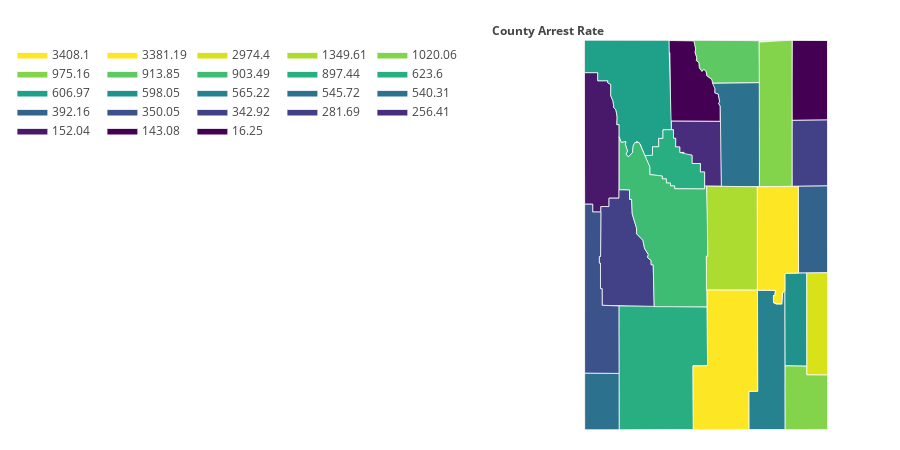

Here is the notebook cell this chart was saved with:
### Code cell
########juvenile arrest rates chloropleth#########
display(HTML('<h1>Juvenile Arrest Rates for {}</h1>'.format(YEAR)))
display(HTML(juvenile_arrests[['Total Incidents','Population 11-17','Rate']].loc[idx[:,YEAR:YEAR], :].to_html()))
arrest_values = []
for county in counties:
    #print('county: {} with value: {}'.format(county,juvenile_arrests[['Total Incidents','Population 11-17','Rate']].loc[idx[county,YEAR:YEAR], :]['Rate'][0]))
    arrest_values.append(juvenile_arrests[['Total Incidents','Population 11-17','Rate']].loc[idx[county,YEAR:YEAR], :]['Rate'][0])
# print(len(values))
# print(len(fips))
# print(fips)
# print(values)

fig = ff.create_choropleth(
    fips=fips, values=arrest_values,
    scope=['Wyoming'], county_outline={'color': 'rgb(255,255,255)', 'width': 0.75},
    legend_title='County Arrest Rate'
)
fig['layout']['legend'].update({'x': -.2,'orientation':'h'})
fig['layout']['annotations'][0].update({'x': -0.12, 'xanchor': 'left'})
# print(dir(fig['layout']['legend']))
# print(str(fig['layout']['legend']))
pl.offline.iplot(fig, filename='arrest_rates_choropleth_wyoming')

### Figure 1 — Plotly figure (JSON) as saved in the notebook; plotly's stock layout.template omitted (floating-point values rounded to 4 significant figures)
{"data": [{"fill": "toself", "fillcolor": "rgb(68, 1, 84)", "hoverinfo": "none", "line": {"color": "rgb(255,255,255)", "width": 0.75}, "mode": "lines", "name": "16.25", "type": "scatter", "uid": "304703c8-a66d-11e8-b18b-1cb72cb0a3d7", "x": [-108.6, -107.9, -107.8, -107.9, -107.8, -107.8, -107.8, -107.7, -107.7, -107.6, -107.5, -107.5, -107.4, -107.3, -107.3, -107.2, -107.2, -107.2, -107.1, -107.1, -108.6, -108.6, -108.6, -108.6, null], "y": [45.0, 44.99, 44.91, 44.87, 44.82, 44.79, 44.77, 44.72, 44.68, 44.7, 44.68, 44.63, 44.6, 44.5, 44.46, 44.45, 44.37, 44.35, 44.32, 44.17, 44.17, 44.87, 44.87, 45.0, null]}, {"fill": "toself", "fillcolor": "rgb(68, 1, 84)", "hoverinfo": "none", "line": {"color": "rgb(255,255,255)", "width": 0.75}, "mode": "lines", "name": "143.08", "type": "scatter", "uid": "304703c9-a66d-11e8-b18b-1cb72cb0a3d7", "x": [-105.1, -105.1, -104.1, -104.1, -105.1, -105.1, null], "y": [44.54, 45.0, 45.0, 44.18, 44.18, 44.54, null]}, {"fill": "toself", "fillcolor": "rgb(72, 24, 106)", "hoverinfo": "none", "line": {"color": "rgb(255,255,255)", "width": 0.75}, "mode": "lines", "name": "152.04", "type": "scatter", "uid": "304703ca-a66d-11e8-b18b-1cb72cb0a3d7", "x": [-111.1, -110.7, -110.7, -110.4, -110.4, -110.3, -110.3, -110.2, -110.2, -110.1, -110.1, -110.1, -110.1, -110.1, -110.3, -110.3, -110.6, -110.6, -110.8, -110.8, -111.0, -111.1, null], "y": [44.67, 44.67, 44.58, 44.58, 44.56, 44.54, 44.43, 44.37, 44.31, 44.28, 44.21, 44.13, 44.13, 43.38, 43.38, 43.29, 43.29, 43.24, 43.24, 43.32, 43.32, 44.67, null]}, {"fill": "toself", "fillcolor": "rgb(71, 45, 123)", "hoverinfo": "none", "line": {"color": "rgb(255,255,255)", "width": 0.75}, "mode": "lines", "name": "256.41", "type": "scatter", "uid": "304703cb-a66d-11e8-b18b-1cb72cb0a3d7", "x": [-108.6, -107.1, -107.1, -107.6, -107.6, -107.7, -107.7, -108.0, -108.0, -108.2, -108.2, -108.2, -108.3, -108.3, -108.4, -108.4, -108.5, -108.5, -108.6, -108.6, null], "y": [44.17, 44.17, 43.5, 43.5, 43.65, 43.65, 43.73, 43.73, 43.82, 43.82, 43.83, 43.85, 43.85, 43.9, 43.9, 43.99, 43.99, 44.08, 44.08, 44.17, null]}, {"fill": "toself", "fillcolor": "rgb(66, 64, 134)", "hoverinfo": "none", "line": {"color": "rgb(255,255,255)", "width": 0.75}, "mode": "lines", "name": "281.69", "type": "scatter", "uid": "304703cc-a66d-11e8-b18b-1cb72cb0a3d7", "x": [-105.1, -105.1, -104.1, -104.1, -105.1, -105.1, null], "y": [43.97, 44.18, 44.18, 43.5, 43.5, 43.97, null]}, {"fill": "toself", "fillcolor": "rgb(66, 64, 134)", "hoverinfo": "none", "line": {"color": "rgb(255,255,255)", "width": 0.75}, "mode": "lines", "name": "342.92", "type": "scatter", "uid": "304703cd-a66d-11e8-b18b-1cb72cb0a3d7", "x": [-110.6, -110.6, -110.6, -110.3, -110.3, -110.1, -110.1, -109.8, -109.8, -109.7, -109.7, -109.6, -109.6, -109.4, -109.3, -109.2, -109.2, -109.1, -109.1, -109.1, -109.0, -110.5, -110.5, -110.6, -110.6, -110.6, -110.6, null], "y": [42.78, 42.78, 43.29, 43.29, 43.38, 43.38, 43.46, 43.46, 43.37, 43.37, 43.22, 43.07, 43.01, 42.95, 42.86, 42.8, 42.77, 42.74, 42.69, 42.69, 42.26, 42.28, 42.45, 42.45, 42.71, 42.71, 42.78, null]}, {"fill": "toself", "fillcolor": "rgb(59, 82, 139)", "hoverinfo": "none", "line": {"color": "rgb(255,255,255)", "width": 0.75}, "mode": "lines", "name": "350.05", "type": "scatter", "uid": "304703ce-a66d-11e8-b18b-1cb72cb0a3d7", "x": [-111.0, -111.0, -110.8, -110.8, -110.6, -110.6, -110.6, -110.6, -110.6, -110.6, -110.5, -110.5, -110.1, -110.0, -111.0, -111.0, null], "y": [42.15, 43.32, 43.32, 43.24, 43.24, 42.78, 42.78, 42.71, 42.71, 42.45, 42.45, 42.28, 42.27, 41.58, 41.58, 42.15, null]}, {"fill": "toself", "fillcolor": "rgb(51, 99, 141)", "hoverinfo": "none", "line": {"color": "rgb(255,255,255)", "width": 0.75}, "mode": "lines", "name": "392.16", "type": "scatter", "uid": "304703cf-a66d-11e8-b18b-1cb72cb0a3d7", "x": [-104.9, -104.1, -104.1, -104.9, -104.9, null], "y": [43.5, 43.5, 42.61, 42.61, 43.5, null]}, {"fill": "toself", "fillcolor": "rgb(44, 114, 142)", "hoverinfo": "none", "line": {"color": "rgb(255,255,255)", "width": 0.75}, "mode": "lines", "name": "540.31", "type": "scatter", "uid": "304703d0-a66d-11e8-b18b-1cb72cb0a3d7", "x": [-111.0, -111.0, -110.0, -110.0, -111.0, -111.0, null], "y": [41.16, 41.58, 41.58, 41.0, 41.0, 41.16, null]}, {"fill": "toself", "fillcolor": "rgb(44, 114, 142)", "hoverinfo": "none", "line": {"color": "rgb(255,255,255)", "width": 0.75}, "mode": "lines", "name": "545.72", "type": "scatter", "uid": "304703d1-a66d-11e8-b18b-1cb72cb0a3d7", "x": [-107.4, -106.0, -106.0, -107.1, -107.1, -107.2, -107.2, -107.2, -107.3, -107.3, -107.4, null], "y": [44.56, 44.56, 43.49, 43.49, 44.32, 44.35, 44.37, 44.45, 44.46, 44.5, 44.56, null]}, {"fill": "toself", "fillcolor": "rgb(38, 130, 142)", "hoverinfo": "none", "line": {"color": "rgb(255,255,255)", "width": 0.75}, "mode": "lines", "name": "565.22", "type": "scatter", "uid": "304703d2-a66d-11e8-b18b-1cb72cb0a3d7", "x": [-106.3, -106.1, -106.1, -105.6, -105.6, -105.6, -105.6, -105.5, -105.4, -105.4, -105.3, -105.3, -106.3, -106.3, null], "y": [41.4, 41.4, 42.43, 42.43, 42.38, 42.38, 42.3, 42.29, 42.29, 42.4, 42.43, 41.0, 41.0, 41.4, null]}, {"fill": "toself", "fillcolor": "rgb(33, 145, 140)", "hoverinfo": "none", "line": {"color": "rgb(255,255,255)", "width": 0.75}, "mode": "lines", "name": "598.05", "type": "scatter", "uid": "304703d3-a66d-11e8-b18b-1cb72cb0a3d7", "x": [-105.3, -104.7, -104.7, -105.3, -105.3, null], "y": [42.61, 42.61, 41.65, 41.66, 42.61, null]}, {"fill": "toself", "fillcolor": "rgb(31, 160, 136)", "hoverinfo": "none", "line": {"color": "rgb(255,255,255)", "width": 0.75}, "mode": "lines", "name": "606.97", "type": "scatter", "uid": "304703d4-a66d-11e8-b18b-1cb72cb0a3d7", "x": [-111.1, -111.1, -108.6, -108.6, -108.8, -108.8, -108.9, -108.9, -109.1, -109.1, -109.3, -109.4, -109.5, -109.6, -109.7, -109.8, -109.9, -109.8, -109.9, -109.9, -110.0, -110.1, -110.1, -110.1, -110.1, -110.1, -110.2, -110.2, -110.3, -110.3, -110.4, -110.4, -110.7, -110.7, -111.1, -111.1, null], "y": [44.87, 45.0, 45.0, 44.08, 44.08, 43.99, 43.99, 43.9, 43.9, 43.82, 43.81, 43.93, 43.96, 43.92, 43.85, 43.8, 43.83, 43.86, 43.93, 43.96, 43.95, 44.01, 44.13, 44.13, 44.21, 44.28, 44.31, 44.37, 44.43, 44.54, 44.56, 44.58, 44.58, 44.67, 44.67, 44.87, null]}, {"fill": "toself", "fillcolor": "rgb(40, 174, 128)", "hoverinfo": "none", "line": {"color": "rgb(255,255,255)", "width": 0.75}, "mode": "lines", "name": "623.6", "type": "scatter", "uid": "304703d5-a66d-11e8-b18b-1cb72cb0a3d7", "x": [-110.1, -110.1, -107.5, -107.5, -107.9, -107.9, -110.0, -110.1, null], "y": [42.01, 42.27, 42.26, 41.66, 41.66, 41.0, 41.0, 42.01, null]}, {"fill": "toself", "fillcolor": "rgb(40, 174, 128)", "hoverinfo": "none", "line": {"color": "rgb(255,255,255)", "width": 0.75}, "mode": "lines", "name": "897.44", "type": "scatter", "uid": "304703d6-a66d-11e8-b18b-1cb72cb0a3d7", "x": [-109.3, -109.1, -109.1, -108.9, -108.9, -108.8, -108.8, -108.5, -108.5, -108.4, -108.4, -108.3, -108.3, -108.0, -108.0, -107.7, -107.7, -107.6, -107.6, -108.5, -108.5, -108.6, -108.6, -108.7, -108.7, -108.8, -108.8, -109.2, -109.2, -109.3, null], "y": [43.81, 43.82, 43.9, 43.9, 43.99, 43.99, 44.08, 44.08, 43.99, 43.99, 43.9, 43.9, 43.85, 43.82, 43.73, 43.73, 43.65, 43.65, 43.47, 43.47, 43.5, 43.5, 43.53, 43.53, 43.58, 43.58, 43.61, 43.62, 43.7, 43.81, null]}, {"fill": "toself", "fillcolor": "rgb(63, 188, 115)", "hoverinfo": "none", "line": {"color": "rgb(255,255,255)", "width": 0.75}, "mode": "lines", "name": "903.49", "type": "scatter", "uid": "304703d7-a66d-11e8-b18b-1cb72cb0a3d7", "x": [-110.1, -110.0, -109.9, -109.9, -109.8, -109.9, -109.8, -109.7, -109.7, -109.6, -109.5, -109.2, -109.2, -108.8, -108.8, -108.7, -108.7, -108.6, -108.6, -108.5, -108.5, -107.6, -107.6, -107.5, -107.5, -107.5, -107.5, -107.5, -109.0, -109.1, -109.1, -109.1, -109.2, -109.2, -109.3, -109.4, -109.6, -109.6, -109.7, -109.7, -109.8, -109.8, -110.1, -110.1, null], "y": [44.01, 43.95, 43.96, 43.93, 43.86, 43.83, 43.8, 43.85, 43.91, 43.95, 43.95, 43.7, 43.62, 43.61, 43.58, 43.58, 43.53, 43.53, 43.5, 43.5, 43.47, 43.47, 43.5, 43.5, 43.13, 42.78, 42.78, 42.26, 42.26, 42.69, 42.69, 42.74, 42.77, 42.8, 42.86, 42.95, 43.01, 43.07, 43.22, 43.37, 43.37, 43.46, 43.46, 44.01, null]}, {"fill": "toself", "fillcolor": "rgb(94, 201, 98)", "hoverinfo": "none", "line": {"color": "rgb(255,255,255)", "width": 0.75}, "mode": "lines", "name": "913.85", "type": "scatter", "uid": "304703d8-a66d-11e8-b18b-1cb72cb0a3d7", "x": [-107.9, -106.0, -106.0, -107.4, -107.4, -107.5, -107.5, -107.6, -107.7, -107.7, -107.8, -107.8, -107.8, -107.9, -107.9, -107.9, null], "y": [45.0, 44.99, 44.56, 44.56, 44.6, 44.63, 44.68, 44.7, 44.68, 44.72, 44.77, 44.79, 44.82, 44.87, 44.92, 45.0, null]}, {"fill": "toself", "fillcolor": "rgb(132, 212, 75)", "hoverinfo": "none", "line": {"color": "rgb(255,255,255)", "width": 0.75}, "mode": "lines", "name": "975.16", "type": "scatter", "uid": "304703d9-a66d-11e8-b18b-1cb72cb0a3d7", "x": [-106.0, -105.1, -105.1, -106.0, -106.0, null], "y": [44.98, 45.0, 43.5, 43.49, 44.98, null]}, {"fill": "toself", "fillcolor": "rgb(132, 212, 75)", "hoverinfo": "none", "line": {"color": "rgb(255,255,255)", "width": 0.75}, "mode": "lines", "name": "1020.06", "type": "scatter", "uid": "304703da-a66d-11e8-b18b-1cb72cb0a3d7", "x": [-105.3, -105.3, -104.7, -104.7, -104.1, -104.1, -105.3, -105.3, null], "y": [41.4, 41.66, 41.65, 41.57, 41.56, 41.0, 41.0, 41.4, null]}, {"fill": "toself", "fillcolor": "rgb(173, 220, 48)", "hoverinfo": "none", "line": {"color": "rgb(255,255,255)", "width": 0.75}, "mode": "lines", "name": "1349.61", "type": "scatter", "uid": "304703db-a66d-11e8-b18b-1cb72cb0a3d7", "x": [-107.5, -107.5, -107.5, -106.1, -106.1, -107.5, -107.5, null], "y": [42.78, 42.78, 43.5, 43.49, 42.43, 42.43, 42.78, null]}, {"fill": "toself", "fillcolor": "rgb(216, 226, 25)", "hoverinfo": "none", "line": {"color": "rgb(255,255,255)", "width": 0.75}, "mode": "lines", "name": "2974.4", "type": "scatter", "uid": "304703dc-a66d-11e8-b18b-1cb72cb0a3d7", "x": [-104.7, -104.1, -104.1, -104.7, -104.7, null], "y": [42.61, 42.61, 41.56, 41.57, 42.61, null]}, {"fill": "toself", "fillcolor": "rgb(253, 231, 37)", "hoverinfo": "none", "line": {"color": "rgb(255,255,255)", "width": 0.75}, "mode": "lines", "name": "3381.19", "type": "scatter", "uid": "304703dd-a66d-11e8-b18b-1cb72cb0a3d7", "x": [-106.1, -104.9, -104.9, -105.3, -105.3, -105.4, -105.4, -105.6, -105.6, -105.6, -105.6, -106.1, -106.1, null], "y": [43.49, 43.5, 42.61, 42.61, 42.43, 42.4, 42.29, 42.3, 42.38, 42.38, 42.43, 42.43, 43.49, null]}, {"fill": "toself", "fillcolor": "rgb(253, 231, 37)", "hoverinfo": "none", "line": {"color": "rgb(255,255,255)", "width": 0.75}, "mode": "lines", "name": "3408.1", "type": "scatter", "uid": "304703de-a66d-11e8-b18b-1cb72cb0a3d7", "x": [-107.9, -107.5, -107.5, -106.1, -106.1, -106.3, -106.3, -107.9, -107.9, null], "y": [41.65, 41.66, 42.43, 42.43, 41.4, 41.4, 41.0, 41.0, 41.65, null]}, {"hoverinfo": "text", "legendgroup": "centroids", "marker": {"color": "white", "opacity": 0}, "mode": "markers", "name": "US Counties", "selected": {"marker": {"color": "white", "opacity": 1, "size": 3}}, "showlegend": false, "text": ["County: Albany<br>State: Wyoming<br>FIPS: 56001<br>Value: 565.22", "County: Big Horn<br>State: Wyoming<br>FIPS: 56003<br>Value: 16.25", "County: Campbell<br>State: Wyoming<br>FIPS: 56005<br>Value: 975.16", "County: Carbon<br>State: Wyoming<br>FIPS: 56007<br>Value: 3408.1", "County: Converse<br>State: Wyoming<br>FIPS: 56009<br>Value: 3381.19", "County: Crook<br>State: Wyoming<br>FIPS: 56011<br>Value: 143.08", "County: Fremont<br>State: Wyoming<br>FIPS: 56013<br>Value: 903.49", "County: Goshen<br>State: Wyoming<br>FIPS: 56015<br>Value: 2974.4", "County: Hot Springs<br>State: Wyoming<br>FIPS: 56017<br>Value: 897.44", "County: Johnson<br>State: Wyoming<br>FIPS: 56019<br>Value: 545.72", "County: Laramie<br>State: Wyoming<br>FIPS: 56021<br>Value: 1020.06", "County: Lincoln<br>State: Wyoming<br>FIPS: 56023<br>Value: 350.05", "County: Natrona<br>State: Wyoming<br>FIPS: 56025<br>Value: 1349.61", "County: Niobrara<br>State: Wyoming<br>FIPS: 56027<br>Value: 392.16", "County: Park<br>State: Wyoming<br>FIPS: 56029<br>Value: 606.97", "County: Platte<br>State: Wyoming<br>FIPS: 56031<br>Value: 598.05", "County: Sheridan<br>State: Wyoming<br>FIPS: 56033<br>Value: 913.85", "County: Sublette<br>State: Wyoming<br>FIPS: 56035<br>Value: 342.92", "County: Sweetwater<br>State: Wyoming<br>FIPS: 56037<br>Value: 623.6", "County: Teton<br>State: Wyoming<br>FIPS: 56039<br>Value: 152.04", "County: Uinta<br>State: Wyoming<br>FIPS: 56041<br>Value: 540.31", "County: Washakie<br>State: Wyoming<br>FIPS: 56043<br>Value: 256.41", "County: Weston<br>State: Wyoming<br>FIPS: 56045<br>Value: 281.69"], "type": "scatter", "uid": "304703df-a66d-11e8-b18b-1cb72cb0a3d7", "unselected": {"marker": {"opacity": 0}}, "x": [-105.7, -108.0, -105.5, -106.9, -105.5, -104.6, -108.6, -104.4, -108.4, -106.6, -104.7, -110.7, -106.8, -104.5, -109.6, -105.0, -106.9, -109.9, -108.9, -110.6, -110.5, -107.7, -104.6], "y": [41.65, 44.53, 44.25, 41.69, 42.97, 44.59, 43.04, 42.09, 43.72, 44.04, 41.31, 42.26, 42.96, 43.06, 44.52, 42.13, 44.79, 42.77, 41.66, 43.93, 41.29, 43.9, 43.84]}, {"hoverinfo": "text", "legendgroup": "States", "line": {"color": "rgb(240, 240, 240)", "width": 1}, "mode": "lines", "showlegend": false, "type": "scatter", "uid": "304703e0-a66d-11e8-b18b-1cb72cb0a3d7", "x": [-111.1, -111.1, -104.1, -104.1, -111.0, -111.1, null], "y": [44.87, 45.0, 45.0, 41.0, 41.0, 44.87, null]}], "layout": {"annotations": [{"showarrow": false, "text": "<b>County Arrest Rate</b>", "x": -0.12, "xanchor": "left", "xref": "paper", "y": 1.05, "yref": "paper"}], "dragmode": "select", "height": 450, "hovermode": "closest", "legend": {"orientation": "h", "traceorder": "reversed", "x": -0.2, "xanchor": "right", "y": 1, "yanchor": "top"}, "margin": {"b": 20, "l": 20, "r": 20, "t": 40}, "width": 900, "xaxis": {"autorange": false, "fixedrange": true, "range": [-112.6, -102.6], "showgrid": false, "showticklabels": false, "zeroline": false}, "yaxis": {"autorange": false, "fixedrange": true, "range": [41.0, 45.0], "showgrid": false, "showticklabels": false, "zeroline": false}}}
